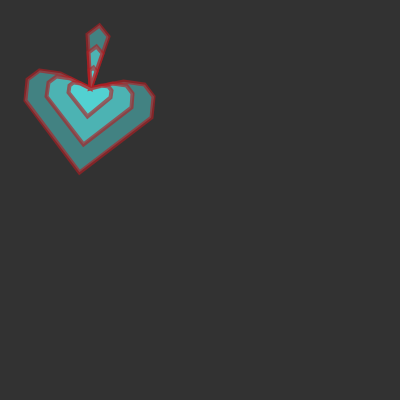
Frame 1 (no input)
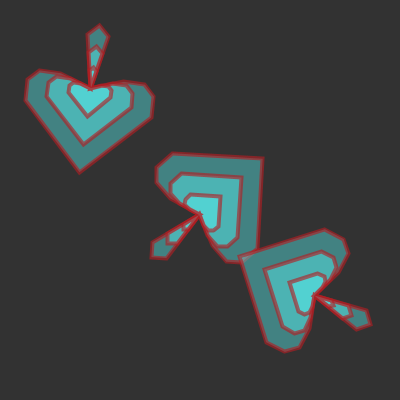
Frame 60 (the mouse pressed at the canvas centre just before this capture)
Frame 120 (the mouse held since frame 60 and released just before this capture): identical to frame 60, image omitted

The Processing sketch that drew these frames (run headless with seeded random() and noise(); from frame 60 on, the mouse is pressed at the canvas centre):

// Processing sketch: processing_73770
// ── processing_73770.pde

//Sarah Anderson, seanders
//Assignment 6A, stamp1


float x,y,di,px,py,rot;

void setup()
{
size(400,400);
background(50);
smooth();
x=0;
y=0;
di=width/8;
px=width/4;
py=height/4;
rot=random(0,360);

}

void draw()
{
placeSpade();
}

void placeSpade()
{
if (px<width)
  {
  translate(px,py); 
  rotate(radians(rot));
  spadeShape(x,y,di);
  rot=random(0,360);
  px+=width/4;
  py+=height/4;
  }   
}



void spadeShape (float x, float y, float di)
{ 
stroke(178,29,34,160);
fill(92,255,255,100);
spade(x,y,di*3);
spade(x+5,y,di*2);
spade(x+10,y,di);
}
  

void spade(float x, float y, float di)
{
strokeWeight(4);
beginShape();
vertex(x-(di*0.3),y-(di*0.4));
vertex(x-(di*0.3),y+(di*0.2));
vertex(x-(di*0.2),y+(di*0.3));
vertex(x-(di*0.1),y+(di*0.3));
vertex(x-(di*0),y+(di*0.2));
vertex(x+(di*0.1),y+(di*0));
vertex(x+(di*0.3),y+(di*0.3));
vertex(x+(di*0.4),y+(di*0.3));
vertex(x+(di*0.4),y+(di*0.2));
vertex(x+(di*0.1),y+(di*0));
vertex(x+(di*0.3),y-(di*0.1));
vertex(x+(di*0.4),y-(di*0.2));
vertex(x+(di*0.4),y-(di*0.3));
vertex(x+(di*0.3),y-(di*0.4));
vertex(x-(di*0.3),y-(di*0.4));
endShape(CLOSE);
}
